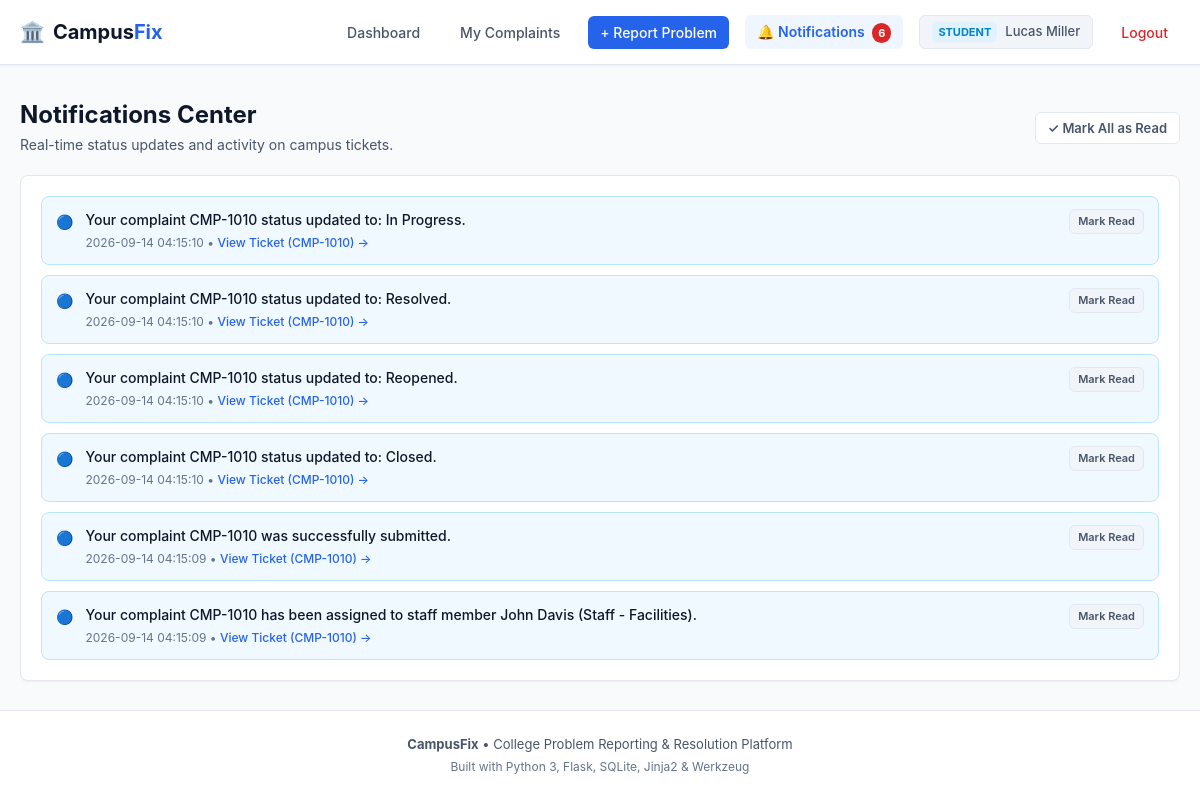
The app's page /notifications (signed in) with its own data.
### tables this page shows
CREATE TABLE notifications (
        id INTEGER PRIMARY KEY AUTOINCREMENT,
        user_id INTEGER NOT NULL,
        message TEXT NOT NULL,
        complaint_id INTEGER,
        is_read INTEGER DEFAULT 0,
        created_at TIMESTAMP DEFAULT CURRENT_TIMESTAMP,
        FOREIGN KEY (user_id) REFERENCES users (id),
        FOREIGN KEY (complaint_id) REFERENCES complaints (id) ON DELETE SET NULL
    );

CREATE TABLE complaints (
        id INTEGER PRIMARY KEY AUTOINCREMENT,
        complaint_id TEXT UNIQUE NOT NULL,
        student_id INTEGER NOT NULL,
        title TEXT NOT NULL,
        description TEXT NOT NULL,
        category TEXT NOT NULL,
        subcategory TEXT NOT NULL,
        location TEXT NOT NULL,
        priority TEXT NOT NULL CHECK(priority IN ('Low', 'Medium', 'High', 'Critical')),
        status TEXT NOT NULL CHECK(status IN ('Submitted', 'Under Review', 'Assigned', 'In Progress', 'Resolved', 'Closed', 'Reopened')),
        assigned_staff_id INTEGER,
        image_filename TEXT,
        created_at TIMESTAMP DEFAULT CURRENT_TIMESTAMP,
        updated_at TIMESTAMP DEFAULT CURRENT_TIMESTAMP,
        FOREIGN KEY (student_id) REFERENCES users (id),
        FOREIGN KEY (assigned_staff_id) REFERENCES users (id)
    );

### app.py (the view)
@app.route("/notifications")
@login_required
def notifications():
    user_id = session["user_id"]
    notifs = database.get_user_notifications(user_id)
    return render_template("notifications.html", notifications=notifs)

### app.py (called while the page is built)
def login_required(f):
    @wraps(f)
    def decorated_function(*args, **kwargs):
        if "user_id" not in session:
            flash("Please log in to access this page.", "warning")
            return redirect(url_for("login"))
        return f(*args, **kwargs)
    return decorated_function

@app.context_processor
def inject_global_data():
    unread_count = 0
    if "user_id" in session:
        unread_count = database.get_unread_notification_count(session["user_id"])
    return {
        "current_user_name": session.get("user_name"),
        "current_user_email": session.get("user_email"),
        "current_user_role": session.get("user_role"),
        "unread_notifications_count": unread_count,
        "categories_dict": CATEGORIES,
        "priority_levels": PRIORITY_LEVELS
    }

### database.py (called while the page is built)
def get_db_connection():
    conn = sqlite3.connect(DB_NAME)
    conn.row_factory = sqlite3.Row
    conn.execute("PRAGMA foreign_keys = ON")
    return conn

def get_user_notifications(user_id):
    conn = get_db_connection()
    cursor = conn.cursor()
    cursor.execute("""
        SELECT n.*, c.complaint_id AS complaint_code
        FROM notifications n
        LEFT JOIN complaints c ON n.complaint_id = c.id
        WHERE n.user_id = ?
        ORDER BY n.created_at DESC
    """, (user_id,))
    notifs = cursor.fetchall()
    conn.close()
    return notifs

def get_unread_notification_count(user_id):
    conn = get_db_connection()
    cursor = conn.cursor()
    cursor.execute("SELECT COUNT(*) FROM notifications WHERE user_id = ? AND is_read = 0", (user_id,))
    count = cursor.fetchone()[0]
    conn.close()
    return count

### templates/notifications.html (shortened to what this page needs)
{% extends "base.html" %}
{% block content %}
<div class="page-wrapper" id="notifications-page">
  <div class="page-header-flex">
    <div>
      <h1 class="page-title">Notifications Center</h1>
      <p class="page-subtitle">Real-time status updates and activity on campus tickets.</p>
    </div>
    {% if notifications %}
      <form action="{{ url_for('mark_all_notifications_read') }}" method="POST">
        <button type="submit" class="btn btn-outline btn-sm" id="btn-mark-all-read">
          ✓ Mark All as Read
        </button>
      </form>
    {% endif %}
  </div>
  <div class="content-card">
    {% if notifications %}
      <div class="notifications-list">
        {% for n in notifications %}
          <div class="notification-item {% if not n.is_read %}notification-unread{% endif %}" id="notif-{{ n.id }}">
            <div class="notif-icon">
              {% if not n.is_read %}🔵{% else %}⚪{% endif %}
            </div>
            <div class="notif-content">
              <div class="notif-message">{{ n.message }}</div>
              <div class="notif-meta">
                <span class="notif-time">{{ n.created_at }}</span>
                {% if n.complaint_code %}
                  &bull; <a href="{{ url_for('complaint_detail', complaint_id=n.complaint_code) }}" class="notif-link">View Ticket ({{ n.complaint_code }}) &rarr;</a>
                {% endif %}
              </div>
            </div>
            {% if not n.is_read %}
              <div class="notif-actions">
                <form action="{{ url_for('mark_notification_read', notification_id=n.id) }}" method="POST">
                  <button type="submit" class="btn btn-xs btn-light" title="Mark as read">
                    Mark Read
                  </button>
                </form>
              </div>
            {% endif %}
          </div>
        {% endfor %}
      </div>
    {% else %}
      <div class="empty-state">
        <div class="empty-icon">🔔</div>
        <h3>No notifications</h3>
        <p>You're all caught up! You will receive updates here whenever ticket statuses change or staff add updates.</p>
      </div>
    {% endif %}
  </div>
</div>
{% endblock %}

### static/style.css (style rules this page uses)
:root { --font-family: -apple-system, BlinkMacSystemFont, "Segoe UI", Roboto, Helvetica, Arial, sans-serif; --bg-main: #f8fafc; --bg-card: #ffffff; --border-color: #e2e8f0; --border-hover: #cbd5e1; --text-primary: #0f172a; --text-secondary: #475569; --text-muted: #64748b; --primary: #2563eb; --primary-hover: #1d4ed8; --primary-light: #eff6ff; --accent: #0284c7; --accent-hover: #0369a1; --success: #16a34a; --success-light: #f0fdf4; --success-border: #bbf7d0; --warning: #d97706; --warning-light: #fffbeb; --warning-border: #fde68a; --danger: #dc2626; --danger-light: #fef2f2; --danger-border: #fecaca; --radius-sm: 6px; --radius-md: 8px; --radius-lg: 12px; --shadow-sm: 0 1px 2px 0 rgba(0, 0, 0, 0.05); --shadow-md: 0 4px 6px -1px rgba(0, 0, 0, 0.08), 0 2px 4px -1px rgba(0, 0, 0, 0.04); }
* { box-sizing: border-box; margin: 0; padding: 0; }
body { font-family: var(--font-family); background-color: var(--bg-main); color: var(--text-primary); line-height: 1.5; font-size: 15px; display: flex; flex-direction: column; min-height: 100vh; }
a { color: var(--primary); text-decoration: none; }
.page-wrapper { display: flex; flex-direction: column; gap: 20px; }
.page-title { font-size: 24px; font-weight: 700; color: var(--text-primary); line-height: 1.2; }
.page-subtitle { color: var(--text-secondary); font-size: 14px; margin-top: 4px; }
.page-header-flex { display: flex; align-items: center; justify-content: space-between; flex-wrap: wrap; gap: 12px; }
.content-card { background-color: var(--bg-card); border: 1px solid var(--border-color); border-radius: var(--radius-md); padding: 20px; box-shadow: var(--shadow-sm); }
.btn { display: inline-flex; align-items: center; justify-content: center; font-family: inherit; font-weight: 600; font-size: 14px; padding: 8px 16px; border-radius: var(--radius-sm); cursor: pointer; border: 1px solid transparent; transition: all 0.15s ease; text-decoration: none; line-height: 1.4; }
.btn-outline { background-color: #ffffff; color: var(--text-secondary); border-color: var(--border-color); }
.btn-light { background-color: #f1f5f9; color: var(--text-secondary); border-color: var(--border-color); }
.btn-sm { padding: 6px 12px; font-size: 13px; }
.btn-xs { padding: 4px 8px; font-size: 11px; }
.notifications-list { display: flex; flex-direction: column; gap: 10px; }
.notification-item { display: flex; align-items: flex-start; gap: 12px; padding: 12px 14px; border: 1px solid var(--border-color); border-radius: var(--radius-md); background-color: #ffffff; }
.notification-unread { background-color: #f0f9ff; border-color: #bae6fd; }
.notif-icon { font-size: 14px; padding-top: 2px; }
.notif-content { flex: 1; }
.notif-message { font-size: 14px; color: var(--text-primary); font-weight: 500; }
.notif-meta { font-size: 12px; color: var(--text-muted); margin-top: 4px; }
.notif-link { color: var(--primary); font-weight: 500; }

### records on screen
notifications: message "Your complaint CMP-1010 status updated to: In Progress.", created_at "2026-09-14 04:15:10", complaint_code "CMP-1010"
notifications: message "Your complaint CMP-1010 status updated to: Resolved.", created_at "2026-09-14 04:15:10", complaint_code "CMP-1010"
notifications: message "Your complaint CMP-1010 status updated to: Reopened.", created_at "2026-09-14 04:15:10", complaint_code "CMP-1010"
notifications: message "Your complaint CMP-1010 status updated to: Closed.", created_at "2026-09-14 04:15:10", complaint_code "CMP-1010"
notifications: message "Your complaint CMP-1010 was successfully submitted.", created_at "2026-09-14 04:15:09", complaint_code "CMP-1010"
notifications: message "Your complaint CMP-1010 has been assigned to staff member John Davis (Staff - Facilities).", created_at "2026-09-14 04:15:09", complaint_code "CMP-1010"

### other values on screen
{{ unread_notifications_count }} "6"
{{ session.get('user_role')|capitalize }} "STUDENT"
{{ session.get('user_name') }} "Lucas Miller"
